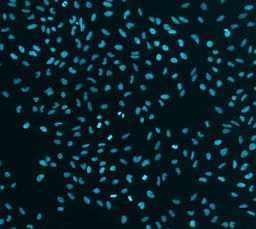
#> input picture fichier_ipynb/data/cells.png, 256 x 229 px, shrunk from 892 x 797 before the run
$ jupyter execute h_cell_counting.ipynb
#> lines starting #> are read from the running program, lines starting #| are printed output that depends on the picture; after the words box and inside, x2 and y2 are one past the last pixel; in counts of white or black regions, pixels touching at a corner belong together
# Comptage de cellules : segmentation d'images

Ce chapitre explore comment détecter, isoler et compter des cellules dans une image microscopique. Nous utiliserons des techniques de seuillage, filtrage et segmentation pour identifier chaque cellule individuellement.

---

## Concepts clés

- **Analyse des canaux RGB** : trouver le meilleur contraste
- **Seuillage et masquage** : isoler les régions d'intérêt
- **Calcul du rapport signal-sur-bruit (SNR)** : évaluer la qualité
- **Détection de pics locaux** : localiser les centres des cellules
- **Segmentation par watershed** : séparer les cellules qui se chevauchent
- **Morphologie mathématique** : nettoyer et affiner les régions

[cell 1]
# Importation des bibliothèques nécessaires
import os
import numpy as np
import matplotlib.pyplot as plt
import imageio as iio
from mpl_toolkits.axes_grid1 import make_axes_locatable
from utils import summarize_intensities

---

## Exploration des canaux RGB

Le premier pas est d'identifier quel canal offre le meilleur contraste pour distinguer les cellules du fond.

[cell 2]
# Charger l'image des cellules
FILENAME = 'data/cells.png'
cell_arr = iio.imread(FILENAME)[:, :, 0:3]
#> cell_arr is the input picture: shape (229, 256, 3); mean R, G, B 4.3, 33.2, 39.9

# Afficher l'image originale et les trois canaux RGB
fig, axs = plt.subplots(1, 4, figsize=(16, 4))

# Image originale (RGB)
im = axs[0].imshow(cell_arr)
axs[0].set_title("Image originale (RGB)")
axs[0].axis('off')

# Canal rouge uniquement
R_arr = cell_arr.copy()
R_arr[:,:,1:3] = 0
axs[1].imshow(R_arr)
axs[1].set_title("Canal rouge")
axs[1].axis('off')

# Canal vert uniquement
G_arr = cell_arr.copy()
G_arr[:,:,0:3:2] = 0
axs[2].imshow(G_arr)
axs[2].set_title("Canal vert")
axs[2].axis('off')

# Canal bleu uniquement
B_arr = cell_arr.copy()
B_arr[:,:,0:2] = 0
axs[3].imshow(B_arr)
axs[3].set_title("Canal bleu")
axs[3].axis('off')

fig.tight_layout()
plt.show()

---

## Visualisation en niveaux de gris

Convertir l'image en niveaux de gris pour faciliter le traitement. Nous pouvons utiliser la moyenne ou le maximum des canaux.

[cell 3]
# Convertir en niveaux de gris en calculant la moyenne et le maximum des canaux
mean_arr = np.mean(cell_arr, axis=-1).astype(np.uint8)
max_arr = np.max(cell_arr, axis=-1).astype(np.uint8)

# Visualiser avec des contours (niveaux d'intensité)
fig, ax = plt.subplots(figsize=(8, 8))
contours = ax.contour(mean_arr, origin='image', levels=10, colors='white', alpha=0.5)
ax.clabel(contours, inline=True, fontsize=8)
ax.imshow(mean_arr, cmap='gray')
ax.set_title("Image moyenne avec contours d'intensité")
plt.show()

---

## Calcul du rapport signal-sur-bruit (SNR)

Le SNR mesure la qualité d'une image en comparant l'écart-type du signal (cellule) avec celui du bruit (fond).

**Formule** : `SNR = sqrt(std_signal / std_bruit)`

[cell 4]
# Fonction pour calculer le SNR
def compute_snr_v2(data, corner_s, size_s, corner_n, size_n):
    # Extraire la région du signal (cellule)
    patch_s = data[corner_s[1]:corner_s[1]+size_s[1], corner_s[0]:corner_s[0]+size_s[0]]
    # Extraire la région du bruit (fond)
    patch_n = data[corner_n[1]:corner_n[1]+size_n[1], corner_n[0]:corner_n[0]+size_n[0]]

    # Calculer l'écart-type de chaque région
    std_s = np.std(patch_s)
    std_n = np.std(patch_n)

    # SNR = racine du ratio des écarts-type
    return np.sqrt(std_s / std_n), patch_s, patch_n

# Définir les régions pour le signal et le bruit (trouvées manuellement)
from matplotlib.patches import Rectangle

CORNER_S = (1, 90)    # Coin supérieur gauche du signal
SIZE_S = (35, 25)     # Dimensions de la région du signal
CORNER_N = (40, 75)   # Coin supérieur gauche du bruit
SIZE_N = (50, 40)     # Dimensions de la région du bruit

# Calculer et afficher le SNR pour chaque canal
titles = ['Rouge', 'Vert', 'Bleu', 'Moyenne', 'Maximum']
max_arr = np.max(cell_arr, axis=-1).astype(np.uint8)

fig, axs = plt.subplots(5, 3, figsize=(12, 20))

for i, arr in enumerate([R_arr, G_arr, B_arr, mean_arr, max_arr]):
    # Pour les deux derniers (niveaux de gris), prendre seulement une dimension
    if i > 2:
        arr_cropped = arr[0:200, 0:200]
    else:
        arr_cropped = arr[0:200, 0:200, :]

    # Afficher l'image originale
    im = axs[i, 0].imshow(arr_cropped)
    axs[i, 0].set_title(titles[i])
    divider = make_axes_locatable(axs[i, 0])
    cax = divider.append_axes('right', size='5%', pad=0.05)
    fig.colorbar(im, cax=cax, orientation='vertical')

    # Calculer le SNR
    if i > 2:
        snr, patch_s, patch_n = compute_snr_v2(arr_cropped, CORNER_S, SIZE_S, CORNER_N, SIZE_N)
    else:
        snr, patch_s, patch_n = compute_snr_v2(arr_cropped[:, :, i], CORNER_S, SIZE_S, CORNER_N, SIZE_N)

    # Afficher l'histogramme du signal
    axs[i, 1].hist(patch_s.ravel(), bins=50, density=True, facecolor='green', alpha=0.75)
    axs[i, 1].set_title(f"Signal (SNR={snr:.2f})")

    # Afficher l'histogramme du bruit
    axs[i, 2].hist(patch_n.ravel(), bins=50, density=True, facecolor='red', alpha=0.75)
    axs[i, 2].set_title("Bruit")

    # Marquer les régions sur l'image
    axs[i, 0].add_patch(Rectangle(CORNER_S, SIZE_S[0], SIZE_S[1],
                                  edgecolor='orange', facecolor='none', lw=2))
    axs[i, 0].add_patch(Rectangle(CORNER_N, SIZE_N[0], SIZE_N[1],
                                  edgecolor='pink', facecolor='none', lw=2))

    print(f"{titles[i]}: SNR = {snr:.3f}")
#> this loop made 5 passes
#> snr on passes 1 to 5: 0.902, 0.912, 0.913, 0.912, 0.913
#| Rouge: SNR = 0.902
#| Vert: SNR = 0.912
#| Bleu: SNR = 0.913
#| Moyenne: SNR = 0.912
#| Maximum: SNR = 0.913
#> pass 1, in compute_snr_v2, `patch_n = data[corner_n[1]:corner_n[1]+size_n[1], corner_n[0]:corner_n..`:
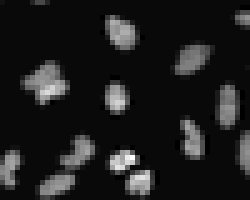
#> patch_n: shape (40, 50) (shown 5 times larger); min 1, max 29, mean 4.3; drawn with min black and max white
#> after the loop:
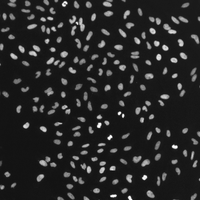
#> arr_cropped: shape (200, 200); min 10, max 255, mean 39.7

fig.tight_layout()
plt.show()
#> figure, not shown here; panel 2: tallest bar 1.98 high, from x = 1.84 to 2.26; panel 3: tallest bar 1.32 high, from x = 1.56 to 2.12; panel 5: tallest bar 0.182 high, from x = 14 to 16.56; panel 6: tallest bar 0.18 high, from x = 15.32 to 18.64

---

## Seuillage progressif pour isoler les cellules

Tester différents seuils pour trouver le meilleur point de rupture entre les cellules et le fond.

[cell 5]
# Essayer différents seuils de percentiles
fig, axs = plt.subplots(3, 5, figsize=(16, 9))

for i, arr in enumerate([R_arr, G_arr, B_arr, mean_arr, max_arr]):
    # Tester trois niveaux de seuil : 25%, 50%, 75% du percentile
    for j, percentile in enumerate([25, 50, 75]):
        # Extraire seulement une région d'intérêt
        if i > 2:
            arr_cropped = arr[0:200, 0:200]
            tmp = arr_cropped.copy()
        else:
            arr_cropped = arr[0:200, 0:200, :]
            tmp = np.sum(arr_cropped, axis=-1).copy()

        # Appliquer le seuil : pixels au-dessus → blanc, en dessous → noir
        threshold_val = np.percentile(tmp, percentile)
        tmp[tmp > threshold_val] = 255
        tmp[tmp < threshold_val] = 0

        axs[j, i].imshow(tmp, cmap='gray')
        axs[j, i].set_title(f"{titles[i]} ({percentile}%ile)")
        axs[j, i].axis('off')
#> this loop made 5 passes
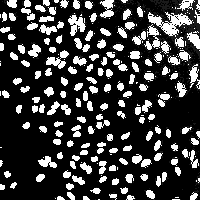
#> tmp: shape (200, 200); min 0, max 255, mean 61

fig.tight_layout()
plt.show()
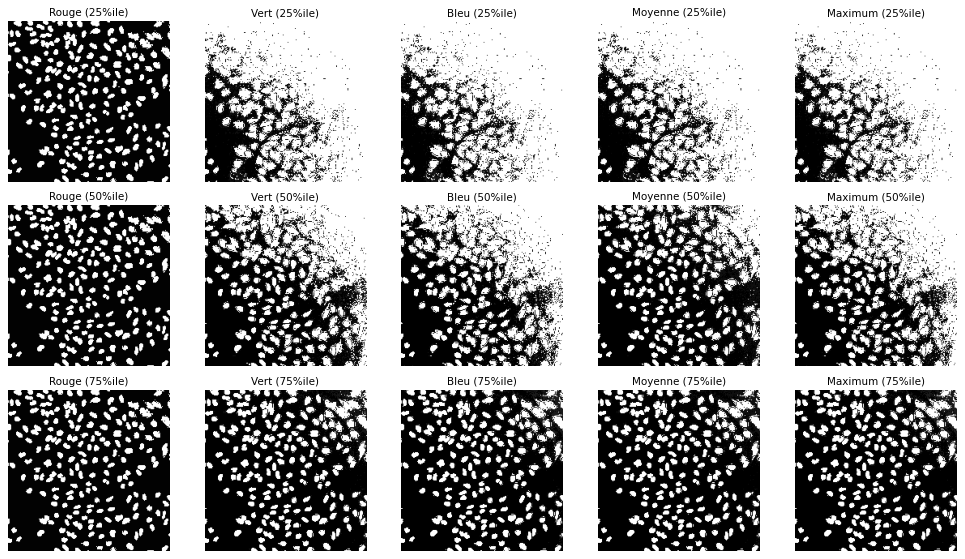
#> figure drawn by matplotlib, 15 panels

---

## Détection automatique de seuil par mélange gaussien

Au lieu de deviner un seuil, utiliser un **modèle de mélange gaussien (GMM)** pour identifier automatiquement les deux populations (cellules et fond).

[cell 6]
from sklearn.mixture import GaussianMixture
from scipy.stats import norm

# Préparer les données : extraire seulement les pixels "brillants"
cell_arr_sum = np.sum(R_arr, axis=-1).astype(float)

# Créer un masque des pixels au-dessus de la médiane
cell_mask = np.zeros(cell_arr_sum.shape)
cell_mask[cell_arr_sum > np.percentile(cell_arr_sum, 50)] = 1

# Ajuster un mélange gaussien avec 2 composantes
X = np.expand_dims(cell_arr_sum[cell_mask > 0], axis=-1)
#> X = 14985 values, max 56 at index 9679, min 3 at index 11, mean 10.97
gm = GaussianMixture(n_components=2, random_state=0).fit(X)

# Tracer l'histogramme et les gaussiennes ajustées
n, bins, patches = plt.hist(cell_arr_sum[cell_mask > 0], bins=50, density=True,
                             facecolor='green', alpha=0.75, label='Histogramme')
#> n = 50 values, max 0.328 at index 0, min 0 at index 40, mean 0.0189; bins = 51 values from 3 to 56; patches = 50 items

xmin, xmax = plt.xlim()
x = np.linspace(xmin, xmax, 1000)

# Première gaussienne (bruit)
mu1 = gm.means_[0, 0]
#> mu1 = 14.25
std1 = np.sqrt(gm.covariances_[0, 0, 0])
#> std1 = 7.47
p1 = norm.pdf(x, mu1, std1)
#> p1 = 1000 values, max 0.0534 at index 238, min 1.14e-09 at index 999, mean 0.0166
plt.plot(x, p1, 'r-', linewidth=2, label=f'Bruit (μ={mu1:.0f})')

# Deuxième gaussienne (signal)
mu2 = gm.means_[1, 0]
#> mu2 = 3
std2 = np.sqrt(gm.covariances_[1, 0, 0])
#> std2 = 0.001
p2 = norm.pdf(x, mu2, std2)
#> p2 = 1000 values, max 6.84e-122 at index 45, min 0 at index 0, mean 6.84e-125
plt.plot(x, p2, 'b-', linewidth=2, label=f'Signal (μ={mu2:.0f})')

plt.xlabel("Intensité")
plt.ylabel("Densité de probabilité")
plt.title("Mélange gaussien pour segmentation automatique")
plt.legend()
plt.show()
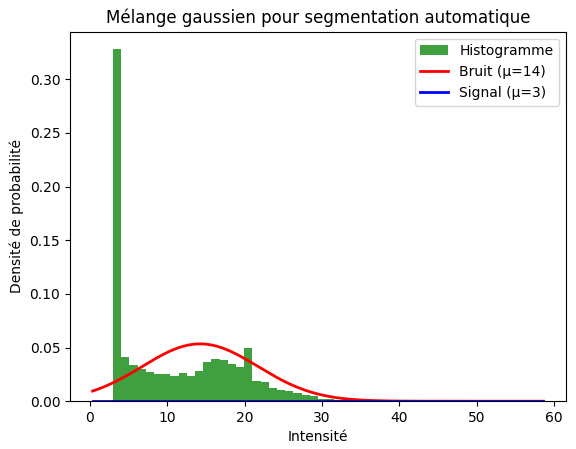
#> figure drawn by matplotlib, 1 panel; tallest bar 0.328 high, from x = 3 to 4.06; curve peaks at x = 14.24, y = 0.0534; curve peaks at x = 2.98, y = 6.84e-122

print(f"Bruit : μ={mu1:.2f}, σ={std1:.2f}")
#| Bruit : μ=14.25, σ=7.47
print(f"Signal : μ={mu2:.2f}, σ={std2:.2f}")
#| Signal : μ=3.00, σ=0.00

---

## Détection de pics locaux et segmentation

Utiliser la **détection de pics** pour localiser les centres des cellules, puis la **segmentation par watershed** pour séparer les cellules qui se chevauchent.

[cell 7]
from scipy.ndimage import gaussian_filter, distance_transform_edt
from sklearn.cluster import KMeans
from skimage import feature, measure, segmentation, color

# Fonction pour déterminer les pics locaux
def peak_filter(data, win_size=5, blur_sigma=5):
    """Détecter les maxima locaux dans une image."""
    # Lisser l'image pour réduire le bruit
    data_blurred = gaussian_filter(data, sigma=blur_sigma)

    # Obtenir les indices de tous les pixels non-zéro
    indices = np.nonzero(data)
    peak_count = 0
    new_data = np.zeros(data.shape)

    # Pour chaque pixel, vérifier si c'est un maximum local
    for i in range(len(indices[0])):
        x, y = indices[0][i], indices[1][i]

        # Définir le voisinage (avec vérification des limites)
        x_min = max(0, x - win_size)
        x_max = min(data.shape[0], x + win_size + 1)
        y_min = max(0, y - win_size)
        y_max = min(data.shape[1], y + win_size + 1)

        # Extraire le voisinage et vérifier si le pixel courant est le maximum
        neighborhood = data_blurred[x_min:x_max, y_min:y_max]
        if data_blurred[x, y] == np.max(neighborhood):
            peak_count += 1
            new_data[x, y] = peak_count

    print(f"Nombre de pics détectés : {peak_count}")
    return new_data

# Appliquer le seuillage automatique basé sur le GMM
threshold = mu1 - 1 * std1
#> threshold = 6.78
cell_arr_thresh = cell_arr_sum.copy()
cell_arr_thresh[cell_arr_thresh < threshold] = 0
cell_arr_thresh[cell_arr_thresh >= threshold] = 1
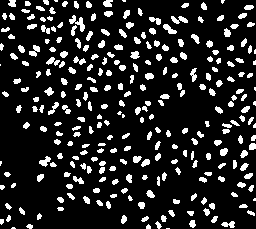
#> cell_arr_thresh: shape (229, 256) float64; values 0 (black) and 1 (white), 14.6% white; 280 white regions (20 under 20 px), largest, box (x1, y1, x2, y2) and area: (69, 15, 85, 32) 112, (171, 16, 188, 24) 81, (163, 24, 177, 34) 73

# Détecter les pics
peaks = peak_filter(cell_arr_thresh, win_size=5, blur_sigma=5)
#> in peak_filter, `data_blurred = gaussian_filter(data, sigma=blur_sigma)`:
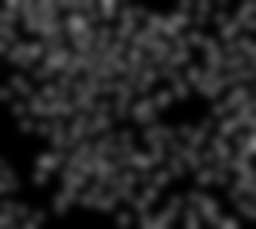
#> data_blurred: shape (229, 256) float64; min 0, max 0.494, mean 0.146
#> in peak_filter, `indices = np.nonzero(data)`: indices = 8585 positions, rows 0 to 228, columns 0 to 255
#> the loop in peak_filter, `for i in range(len(indices[0])):` made 8585 passes
#> (x, y, x_min, x_max, y_min, y_max) on passes 1 to 12: (0, 9, 0, 6, 4, 15), (0, 10, 0, 6, 5, 16), (0, 11, 0, 6, 6, 17), (0, 12, 0, 6, 7, 18), (0, 13, 0, 6, 8, 19), (0, 14, 0, 6, 9, 20), (0, 15, 0, 6, 10, 21), (0, 43, 0, 6, 38, 49), (0, 44, 0, 6, 39, 50), (0, 45, 0, 6, 40, 51), (0, 46, 0, 6, 41, 52), (0, 47, 0, 6, 42, 53)
#> after the loop in peak_filter, `for i in range(len(indices[0])):`:
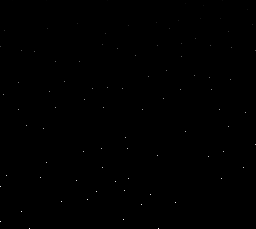
#> new_data: shape (229, 256) float64; min 0, max 90, mean 0.1; drawn with min black and max white
#> after the loop in peak_filter, `for i in range(len(indices[0])):`: peak_count = 90
#| Nombre de pics détectés : 90

# Segmentation par watershed
distance = distance_transform_edt(cell_arr_thresh.astype(bool))
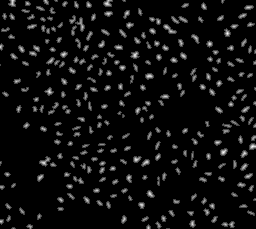
#> distance: shape (229, 256) float64; min 0, max 3.61, mean 0.204; drawn with min black and max white
local_maxima = feature.peak_local_max(distance, min_distance=7)
#> local_maxima = 222 pairs, first value 7 to 220, second value 7 to 248
local_max_mask = np.zeros(distance.shape, dtype=bool)
local_max_mask[tuple(local_maxima.T)] = True
markers = measure.label(local_max_mask)
segmented = segmentation.watershed(-distance, markers, mask=cell_arr_thresh.astype(bool))
#> segmented: shape (229, 256) int32; 223 distinct labels, from 0 to 222

# Afficher les résultats
fig, ax = plt.subplots(ncols=3, figsize=(15, 5))

ax[0].imshow(cell_arr_thresh, cmap='gray')
ax[0].set_title("Masque binaire (cellules)")
ax[0].axis('off')

ax[1].imshow(color.label2rgb(segmented, bg_label=0))
ax[1].set_title(f"Segmentation (n={len(np.unique(segmented))-1} cellules)")
ax[1].axis('off')

# Superposition
ax[2].imshow(color.label2rgb(segmented, mean_arr, alpha=0.4, bg_label=0))
ax[2].set_title("Overlay sur image originale")
ax[2].axis('off')

fig.tight_layout()
plt.show()

---

## Nettoyage des régions segmentées

Appliquer des opérations morphologiques pour remplir les trous et améliorer la segmentation.

[cell 8]
from scipy.ndimage import binary_closing, binary_opening

def clean_up_labels(labeled_image):
    """Nettoyer les étiquettes en remplissant les trous à l'intérieur des cellules."""
    new_data = np.zeros(labeled_image.shape)

    # Pour chaque région étiqu étée
    for label_idx in np.unique(labeled_image)[1:]:
        # Créer une image binaire pour cette région
        tmp = np.zeros(labeled_image.shape)
        tmp[labeled_image == label_idx] = 1

        # Appliquer fermeture morphologique pour remplir les trous
        tmp = binary_closing(tmp, iterations=3)

        # Réassigner l'étiquette
        new_data[tmp > 0] = label_idx

    return new_data

# Nettoyer la segmentation
cleaned_segmented = clean_up_labels(segmented)
#> after the loop in clean_up_labels, `for label_idx in np.unique(labeled_image)[1:]:`: tmp: shape (229, 256) bool; 0.05% white; 1 white region, box (x1, y1, x2, y2) and area: (211, 216, 218, 223) 32

# Afficher avant et après nettoyage
fig, ax = plt.subplots(ncols=3, figsize=(15, 5))

ax[0].imshow(mean_arr, cmap='gray')
ax[0].set_title("Image originale")
ax[0].axis('off')

ax[1].imshow(color.label2rgb(segmented, bg_label=0))
ax[1].set_title(f"Avant nettoyage ({len(np.unique(segmented))-1} cellules)")
ax[1].axis('off')

ax[2].imshow(color.label2rgb(cleaned_segmented, bg_label=0))
ax[2].set_title(f"Après nettoyage ({len(np.unique(cleaned_segmented))-1} cellules)")
ax[2].axis('off')

fig.tight_layout()
plt.show()
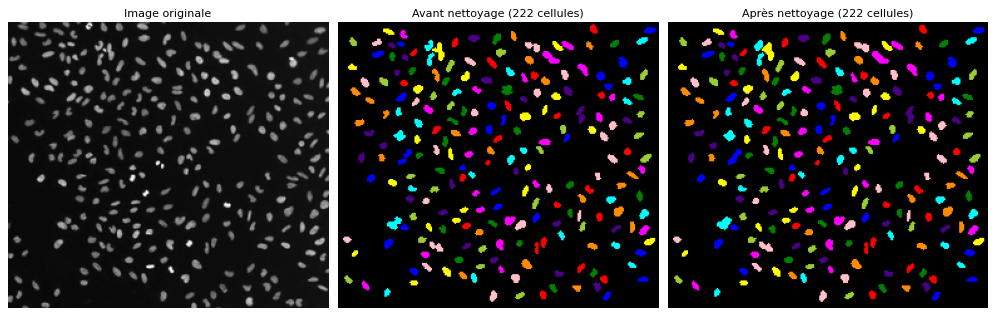
#> figure drawn by matplotlib, 3 panels

print(f"Cellules détectées : {len(np.unique(cleaned_segmented)) - 1}")
#| Cellules détectées : 222

$ run again, with fichier_ipynb/data/moon.png copied over fichier_ipynb/data/cells.png
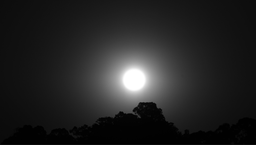
#> input picture fichier_ipynb/data/moon.png, 256 x 145 px, shrunk from 1298 x 734 before the run
#> cell_arr is the input picture: shape (145, 256, 3); min 0, max 255, mean 35.9
#> the loop `for i, arr in enumerate([R_arr, G_arr, B_arr, mean_arr, max_arr]):` made 5 passes
#| Rouge: SNR = 0.418
#| Vert: SNR = 0.418
#| Bleu: SNR = 0.418
#| Moyenne: SNR = 0.418
#| Maximum: SNR = 0.418
#> X = 18338 values, max 255 at index 10175, min 24 at index 0, mean 58.99
#> n = 50 values, max 0.0473 at index 0, min 0.000153 at index 47, mean 0.00433; bins = 51 values from 24 to 255; patches = 50 items
#> mu1 = 35.19
#> std1 = 9.61
#> p1 = 1000 values, max 0.0415 at index 89, min 7.11e-128 at index 999, mean 0.0039
#> mu2 = 104.2
#> std2 = 56.76
#> p2 = 1000 values, max 0.00703 at index 361, min 0.000118 at index 999, mean 0.00372
#| Bruit : μ=35.19, σ=9.61
#| Signal : μ=104.23, σ=56.76
#> threshold = 25.57
#> indices = 16629 positions, rows 0 to 130, columns 45 to 220
#> the loop in peak_filter, `for i in range(len(indices[0])):` made 16629 passes
#> (x, y, x_min, x_max, y_min, y_max) on passes 1 to 8: (0, 126, 0, 6, 121, 132), (0, 129, 0, 6, 124, 135), (0, 130, 0, 6, 125, 136), (0, 132, 0, 6, 127, 138), (0, 135, 0, 6, 130, 141), (1, 117, 0, 7, 112, 123), (1, 118, 0, 7, 113, 124), (1, 119, 0, 7, 114, 125)
#> after the loop in peak_filter, `for i in range(len(indices[0])):`:
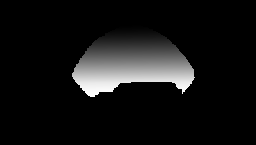
#> new_data: shape (145, 256) float64; min 0, max 5689, mean 436; drawn with min black and max white
#> after the loop in peak_filter, `for i in range(len(indices[0])):`: peak_count = 5689
#| Nombre de pics détectés : 5689
#> local_maxima = [[55, 119]]
#> segmented: shape (145, 256) int32; values 0 (black) and 1 (white), 44.8% white; 1 white region, box (x1, y1, x2, y2) and area: (45, 0, 221, 131) 16617
#> the loop in clean_up_labels, `for label_idx in np.unique(labeled_image)[1:]:` made 1 pass
#> `plt.show()`:
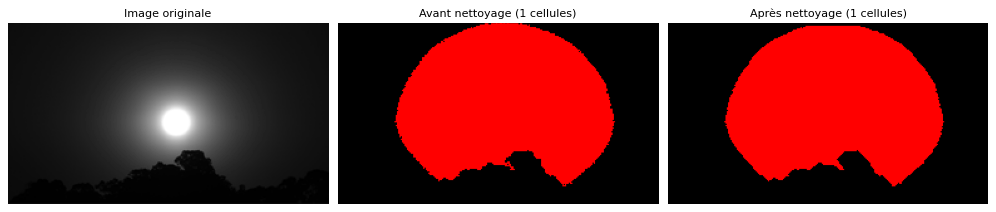
#> figure drawn by matplotlib, 3 panels
#| Cellules détectées : 1
